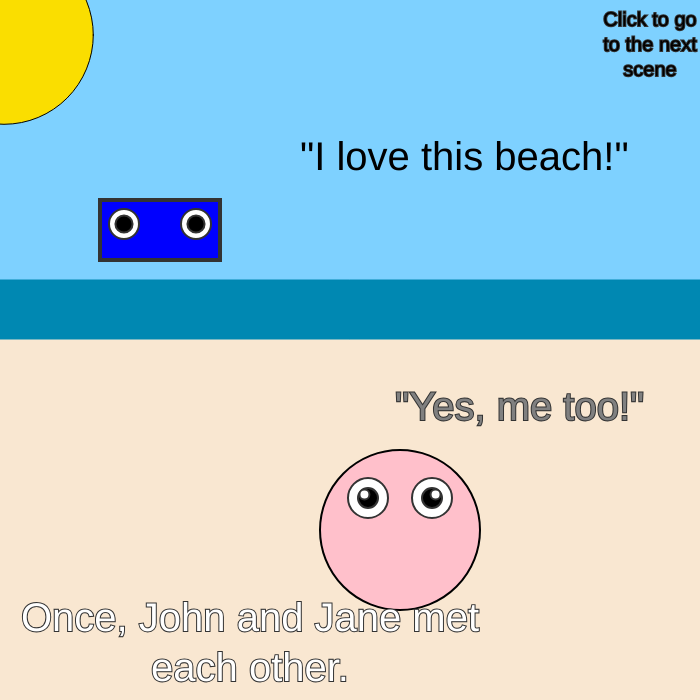
Frame 1 (no input)
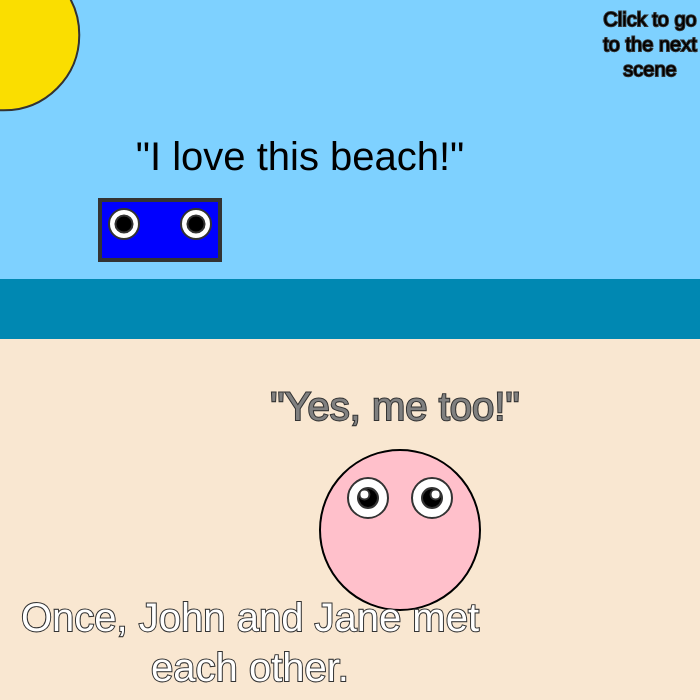
Frame 60 (no input)
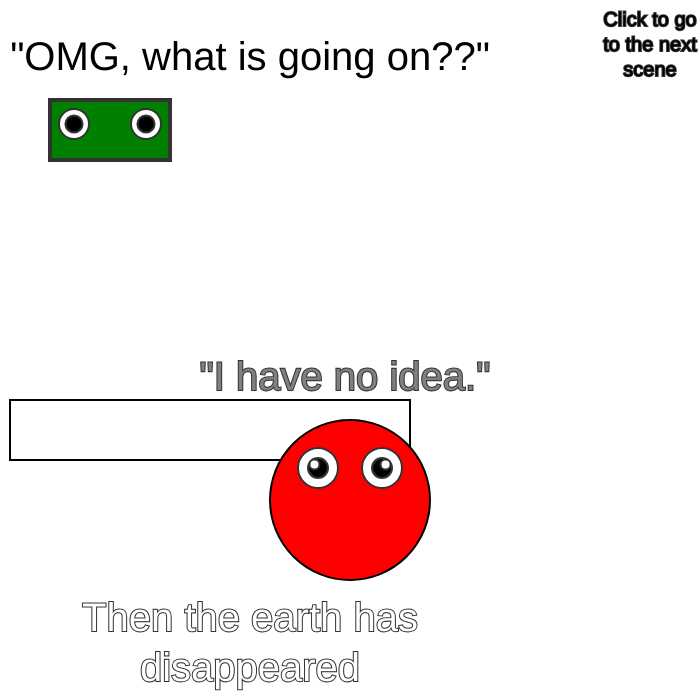
Frame 120 (the mouse pressed at the canvas centre since frame 60)

The p5.js sketch that drew these frames (run headless with seeded random() and noise() and a simulated clock; from frame 60 on, the mouse is pressed at the canvas centre):

// p5.js sketch
// ── sketch.js
/*
	three scenes: 
	beach, hell, air
*/
var scene = "beach";

function setup() {
	createCanvas(700, 700);
	//	scene = random(["city", "forest", "ocean"]);}
}


function mousePressed() {
	if (scene == "beach") {
		scene = "air";
	} else if (scene == "air") {
		scene = "hell";
	} else if (scene == "hell") {
		scene = "beach";
	}
}

function draw() {
	// set the setting
	if (scene == "beach") {
		beach();
		John(100, 200, 120, 60, 'blue', '"I love this beach!"');
		Jane(400, 530, 160, 'pink', '"Yes, me too!"');
		narration("Once, John and Jane met each other.");
	} else if (scene == "air") {
		air();
		John(50, 100, 120, 60, 'green', '"OMG, what is going on??"');
		Jane(350, 500, 160, 'red', '"I have no idea."');
		narration("Then the earth has disappeared");
	} else if (scene == "hell") {
		hell();
		John(150, 250, 120, 60, 'yellow', '"It is soooo hot here!!"');
		Jane(380, 500, 160, 'grey', '"Really? I feel cold..."');
		narration("And then they moved to the hell.");
	}

	/* instructions */
	fill("black");
	textSize(20);
	text("Click to go to the next scene", width - 100, 10, 100, 100);
}

function narration(story) {

	textAlign(CENTER);
	fill("white");
	text(story, 0, 600, 500, 500);
}

function John(x, y, w, h, col, greeting) {

	var eyeSize = w / 4;
	var eyeOffset = w / -5;
	
	var eyeSize2 = w / 7;
	var eyeOffset2 = w / -5;

 	strokeWeight(4);
  	stroke(51);
	fill(col);
	
	rect(x, y, w, h,); // face
	fill('black');
	stroke('white');
	strokeWeight(4);
	
	// left eye
	strokeWeight(2);
	stroke(51);
	fill('white');
	ellipse(x - eyeOffset, y - eyeOffset, eyeSize);
	
	//left eye 2nd part
	fill('black');
	ellipse(x - eyeOffset2, y - eyeOffset2, eyeSize2);
	
	// right eye
	strokeWeight(2);
	stroke(51);
	fill('white');
	ellipse(x - eyeOffset - eyeOffset - eyeOffset - eyeOffset, y - eyeOffset, eyeSize);
	
	//right eye 2nd part
	fill('black');
	ellipse(x - eyeOffset2 - eyeOffset2 - eyeOffset2 - eyeOffset2, y - eyeOffset2, eyeSize2);


	textSize(40);
	fill("black");
	noStroke();
	text(greeting, x + 200, y - 30);
	
}

function Jane(x, y, size, col, greeting) {

	var eyeSize = size / 4;
	var eyeOffset = size / 5;
	
	var eyeSize2 = size / 8;
	var eyeOffset2 = size / 5;
	
	var eyeSize3 = size / 16;
	var eyeOffset3 = size / 4.5;
	
	fill(col);
	stroke('black');
	// face
	ellipse(x, y, size);
	
	// left eye
	strokeWeight(2);
	stroke(51);
	fill('white');
	ellipse(x - eyeOffset, y - eyeOffset, eyeSize);
	//left eye 2nd part
	fill('black');
	ellipse(x - eyeOffset2, y - eyeOffset2, eyeSize2);
	//left eye 3nd part
	fill('white');
	ellipse(x - eyeOffset3, y - eyeOffset3, eyeSize3);
	
	// right eye
	strokeWeight(2);
	stroke(51);
	fill('white');
	ellipse(x + eyeOffset, y - eyeOffset, eyeSize);
	
	//right eye 2nd part
	fill('black');
	ellipse(x + eyeOffset2, y - eyeOffset2, eyeSize2);
	
	//right eye 3nd part
	fill('white');
	ellipse(x + eyeOffset3, y - eyeOffset3, eyeSize3);

	fill('grey');
    stroke(51);
	text(greeting, x - 5, y - 110);
	
}

function beach() {
background(126, 209, 255);
fill(250, 222, 0);
ellipse(4, 35, random(250));
stroke(0, 136, 178);
fill(0, 136, 178);
rect(0, 280, 700, 700);

stroke(249, 231, 209);
fill(249, 231, 209);
rect(0, 340, 700, 700);
}

function hell() {
background("red");
stroke("yellow");
fill("yellow");
triangle(150, 370, 80, random(220), 0, 370);
   
stroke("orange");
fill("orange");
triangle(300, 370, 150, random(200), 40, 370); 
   
stroke("yellow");
fill("yellow");
triangle(400, 370, 300, random (100), 100, 370);
   
stroke("orange");
fill("orange");
triangle(500, 370, 400, random (300), 300, 370);
}

function air() {
background("white");
stroke('black');
fill("white");
rect(random(50), 400, 400, 60);
}
